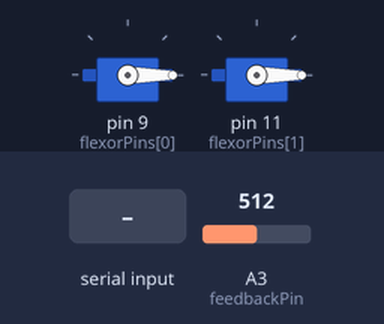
Bench run of a sketch on a simulated Arduino Uno, built with avr-gcc and run on an emulated ATmega328P. Shown: 2 × servo. Inputs (shaded band) come from the test bench; at power-on: A3 (feedbackPin) = 512. What the sketch prints to the serial monitor is not drawn.

Above: at 2.2 s.
2.3 s: "t" received over Serial
Timing chart, 0 to 5.3 s (numbered marks = the images above; inputs shaded):
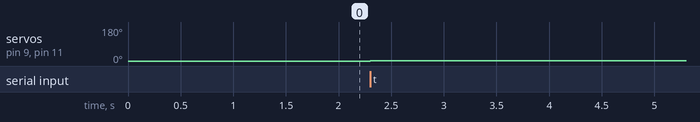

Measured:
- after the input at 2.3 s, servo on pin 9 (flexorPins[0]), servo on pin 11 (flexorPins[1]): 0° → 1° at once, → 2° 0.10 s later

The sketch:

smart_resistor.ino
```cpp
#include <Servo.h>
#include <math.h>

const int MAXPOSITION = 180;
const int NUMSERVOS = 2;
const int NUMREADINGS = 10;
Servo flexor[NUMSERVOS];
int flexorPins[] = {9, 11}; //check before running
int feedbackPin = 3;
int currentPos = 1;
double total = 0.0;
double forcePoints[] = {0.0, 0.0};
double strainPoints[] = {1.0, 0.0};
double forceErrors[] = {0.0, 0.0};
double newForce = 0.0;
double newForceError = 0.0;
double predictedForce = 0.0;
double predictedForceError = 0.0;
double slope = 0.0;
double slopeError = 0.0;
double intercept = 0.0;
double interceptError = 0.0;
double newStrain = 0.0;
double startingVoltage;
double readVoltage;
double multiplier = 5.0 / 1023.0;
double A = 469.1;
double B = -.5704;
double C = -1.469;
double deltaA = 9.826;
double deltaB = .1524;
double deltaC = .0143;
double deltaV = .0001;
bool noDuh = true;
bool keepGoing = false;
bool start = false;
bool firstGo = true;
char readSerial;

void setup()
{
  Serial.begin(9600);
  for (int i = 0; i < NUMSERVOS; i++)
  {
    flexor[i].attach(flexorPins[i]);
    flexor[i].write(0);
  }
  startingVoltage = analogRead(feedbackPin) * multiplier;
  Serial.print("Starting voltage: ");
  Serial.println(startingVoltage);
  delay(1000);
  //analogReference(EXTERNAL);
}

void loop()
{
  delay(100);
  if (noDuh)
  {
    if (Serial.available() > 0)
    {
      readSerial = Serial.read();
      if (readSerial == 't')
      {
        keepGoing = true;
        noDuh = false;
        Serial.println("Now starting");
        //delay(1000);
      }
    }
  }

  /*if (start)
  {
    for (int i = 0; (i < NUMSERVOS && currentPos < MAXPOSITION); i++)
    {
      flexor[i].write(currentPos + 1);
      Serial.print("Exit ");
      Serial.println(i);
    }
    currentPos++;
    newStrain += 1.0;
    strainPoints[0] = strainPoints[1];
    strainPoints[1] = newStrain;
    readVoltage = smooth() * multiplier;
    Serial.println(readVoltage);
    if ((readVoltage) < (startingVoltage))
    {
      start = false;
      keepGoing = true;
      Serial.println("Now going");
      //delay(1000);
    }
  }*/

  if (keepGoing)
  {
    for (int i = 0; (i < NUMSERVOS && currentPos <= MAXPOSITION); i++)
    {
      flexor[i].write(currentPos);
      Serial.println(currentPos);
    }
    currentPos++;
    newStrain += 1.0;
    if (!firstGo)
    {
      calcSlope();
      calcSlopeError();
      calcIntercept();
      calcInterceptError();
      calcPredictedForce();
      calcPredictedForceError();
    }
    /*
    {
      firstGo = false;
    }*/
    strainPoints[0] = strainPoints[1];
    strainPoints[1] = newStrain;
    readVoltage = smooth() * multiplier;
    V2Fmapping(readVoltage);
    forceError (readVoltage);
    forcePoints[0] = forcePoints[1];
    forcePoints[1] = newForce;
    forceErrors[0] = forceErrors[1];
    forceErrors[1] = newForceError;
    if (currentPos <= MAXPOSITION)
    {
      Serial.print("Predicted Force: ");
      Serial.println(predictedForce);
      Serial.print("Measured Force: ");
      Serial.println(newForce);
    }
    if (!firstGo)
    {
      if (ceilf(predictedForce * 100)/100 > ceilf(newForce*100)/100)
      {
        keepGoing = false;
        Serial.println("Done");
      }
    }
    else
    {
      firstGo = false;
    }
  }
}

double smooth()
{
  total = 0;
  for (int j = 0; j < NUMREADINGS; j++)
  {
    total += analogRead(feedbackPin);
  }
  return total / NUMREADINGS;
}

void V2Fmapping(double inputVoltage)
{
  double F = (A*exp(C*inputVoltage)) + B;

  newForce = F;
}

void forceError (double inputVoltage)
{
  double dA = deltaA * exp(C*inputVoltage);
  double dB = deltaB;
  double dC = -A * inputVoltage * deltaC * exp(C*inputVoltage);
  double dV = -A * C * deltaV * exp(C*inputVoltage);

  double dF = sqrt((dA*dA) + (dB*dB) + (dC*dC) + (dV*dV));

  newForceError = dF;
}

void calcSlope ()
{
  slope = (forcePoints[1] - forcePoints[0])/(strainPoints[1] - strainPoints [0]);
}

void calcSlopeError ()
{
  double dmSqrd = ((forceErrors[1]*forceErrors[1]) + (forceErrors[0]*forceErrors[0]))/(strainPoints[1] - strainPoints[0]);

  slopeError = sqrt(dmSqrd);//xsdcdvcdc
}

void calcIntercept ()
{
  intercept = forcePoints[1] - (slope * strainPoints[1]);
}

void calcInterceptError ()
{
  double bSqrd = (forceErrors[1]*forceErrors[1]) + (strainPoints[1]*strainPoints[1]*slopeError*slopeError);

  interceptError = sqrt(bSqrd);
}

void calcPredictedForce ()
{
  predictedForce = (slope*newStrain) + intercept;
}

void calcPredictedForceError ()
{
  double fSqurd = (newStrain*newStrain*slopeError*slopeError) + (interceptError*interceptError);

  predictedForceError = sqrt(fSqurd);
}
```
